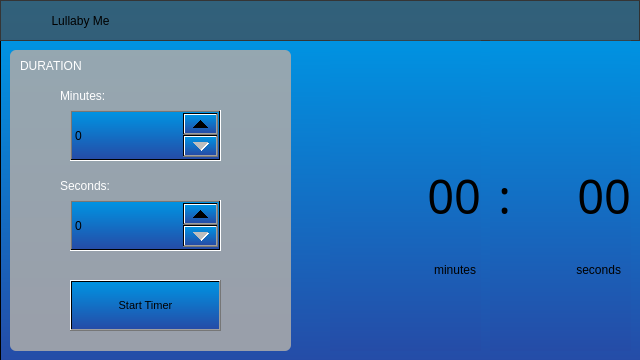
<?xml version="1.0" encoding="UTF-8"?>
<ui version="4.0">
 <class>MainWindow</class>
 <widget class="QMainWindow" name="MainWindow">
  <property name="geometry">
   <rect>
    <x>0</x>
    <y>0</y>
    <width>640</width>
    <height>360</height>
   </rect>
  </property>
  <property name="windowTitle">
   <string>MainWindow</string>
  </property>
  <widget class="QWidget" name="centralWidget">
   <widget class="QFrame" name="frm_main">
    <property name="geometry">
     <rect>
      <x>0</x>
      <y>0</y>
      <width>640</width>
      <height>360</height>
     </rect>
    </property>
    <property name="styleSheet">
     <string notr="true">background-color: rgb(233, 233, 255);
background-color: qlineargradient(spread:pad, x1:0, y1:1, x2:0, y2:0, stop:0 rgba(37, 76, 167, 255), stop:1 rgba(0, 147, 226, 255));</string>
    </property>
    <property name="frameShape">
     <enum>QFrame::StyledPanel</enum>
    </property>
    <property name="frameShadow">
     <enum>QFrame::Raised</enum>
    </property>
    <widget class="QStackedWidget" name="stackedWidget">
     <property name="geometry">
      <rect>
       <x>0</x>
       <y>40</y>
       <width>641</width>
       <height>321</height>
      </rect>
     </property>
     <property name="currentIndex">
      <number>3</number>
     </property>
     <widget class="QWidget" name="page_1">
      <widget class="QFrame" name="frm_4">
       <property name="geometry">
        <rect>
         <x>330</x>
         <y>110</y>
         <width>240</width>
         <height>60</height>
        </rect>
       </property>
       <property name="styleSheet">
        <string notr="true">QFrame{
	background-color: rgba(72, 72, 72, 172);
	border-radius: 7px;
}
QLabel{
	background: none;
	color:white;
}</string>
       </property>
       <property name="frameShape">
        <enum>QFrame::StyledPanel</enum>
       </property>
       <property name="frameShadow">
        <enum>QFrame::Raised</enum>
       </property>
       <widget class="QLabel" name="lab_time_4">
        <property name="geometry">
         <rect>
          <x>10</x>
          <y>5</y>
          <width>171</width>
          <height>25</height>
         </rect>
        </property>
        <property name="text">
         <string>7:40 AM</string>
        </property>
       </widget>
       <widget class="QLabel" name="lab_day_4">
        <property name="geometry">
         <rect>
          <x>10</x>
          <y>30</y>
          <width>221</width>
          <height>25</height>
         </rect>
        </property>
        <property name="text">
         <string>MON, TUE, WED, THU, FRI</string>
        </property>
       </widget>
       <widget class="QLabel" name="lab_switch_4">
        <property name="geometry">
         <rect>
          <x>200</x>
          <y>0</y>
          <width>41</width>
          <height>20</height>
         </rect>
        </property>
        <property name="styleSheet">
         <string notr="true">QLabel{
	border-radius: 0px;
	border-top-right-radius: 7px;
	border-bottom-left-radius: 7px;
	background-color: rgba(0, 255, 0, 211);
	color: white;
}</string>
        </property>
        <property name="text">
         <string/>
        </property>
       </widget>
       <widget class="QPushButton" name="btn_frm_4">
        <property name="geometry">
         <rect>
          <x>0</x>
          <y>0</y>
          <width>241</width>
          <height>61</height>
         </rect>
        </property>
        <property name="styleSheet">
         <string notr="true">border-radius: 7px;
background: none;</string>
        </property>
        <property name="text">
         <string/>
        </property>
       </widget>
      </widget>
      <widget class="QPushButton" name="btn_left">
       <property name="geometry">
        <rect>
         <x>0</x>
         <y>90</y>
         <width>51</width>
         <height>101</height>
        </rect>
       </property>
       <property name="styleSheet">
        <string notr="true">background: none;
border-radius: 0px;
background-image: url(:/new/images/imgs/left.png);</string>
       </property>
       <property name="text">
        <string/>
       </property>
      </widget>
      <widget class="QPushButton" name="btn_right">
       <property name="geometry">
        <rect>
         <x>590</x>
         <y>90</y>
         <width>51</width>
         <height>101</height>
        </rect>
       </property>
       <property name="styleSheet">
        <string notr="true">background: none;
border-radius: 0px;
background-image: url(:/new/images/imgs/right.png);</string>
       </property>
       <property name="text">
        <string/>
       </property>
      </widget>
      <widget class="QFrame" name="frm_3">
       <property name="geometry">
        <rect>
         <x>70</x>
         <y>110</y>
         <width>240</width>
         <height>60</height>
        </rect>
       </property>
       <property name="styleSheet">
        <string notr="true">QFrame{
	background-color: rgba(72, 72, 72, 172);
	border-radius: 7px;
}
QLabel{
	background: none;
	color:white;
}</string>
       </property>
       <property name="frameShape">
        <enum>QFrame::StyledPanel</enum>
       </property>
       <property name="frameShadow">
        <enum>QFrame::Raised</enum>
       </property>
       <widget class="QLabel" name="lab_time_3">
        <property name="geometry">
         <rect>
          <x>10</x>
          <y>5</y>
          <width>171</width>
          <height>25</height>
         </rect>
        </property>
        <property name="text">
         <string>7:40 AM</string>
        </property>
       </widget>
       <widget class="QLabel" name="lab_day_3">
        <property name="geometry">
         <rect>
          <x>10</x>
          <y>30</y>
          <width>221</width>
          <height>25</height>
         </rect>
        </property>
        <property name="text">
         <string>MON, TUE, WED, THU, FRI</string>
        </property>
       </widget>
       <widget class="QLabel" name="lab_switch_3">
        <property name="geometry">
         <rect>
          <x>200</x>
          <y>0</y>
          <width>41</width>
          <height>20</height>
         </rect>
        </property>
        <property name="styleSheet">
         <string notr="true">QLabel{
	border-radius: 0px;
	border-top-right-radius: 7px;
	border-bottom-left-radius: 7px;
	background-color: rgba(0, 255, 0, 211);
	color: white;
}</string>
        </property>
        <property name="text">
         <string/>
        </property>
       </widget>
       <widget class="QPushButton" name="btn_frm_3">
        <property name="geometry">
         <rect>
          <x>0</x>
          <y>0</y>
          <width>241</width>
          <height>61</height>
         </rect>
        </property>
        <property name="styleSheet">
         <string notr="true">border-radius: 7px;
background: none;</string>
        </property>
        <property name="text">
         <string/>
        </property>
       </widget>
      </widget>
      <widget class="QFrame" name="frm_5">
       <property name="geometry">
        <rect>
         <x>70</x>
         <y>190</y>
         <width>240</width>
         <height>60</height>
        </rect>
       </property>
       <property name="styleSheet">
        <string notr="true">QFrame{
	background-color: rgba(72, 72, 72, 172);
	border-radius: 7px;
}
QLabel{
	background: none;
	color:white;
}</string>
       </property>
       <property name="frameShape">
        <enum>QFrame::StyledPanel</enum>
       </property>
       <property name="frameShadow">
        <enum>QFrame::Raised</enum>
       </property>
       <widget class="QLabel" name="lab_time_5">
        <property name="geometry">
         <rect>
          <x>10</x>
          <y>5</y>
          <width>171</width>
          <height>25</height>
         </rect>
        </property>
        <property name="text">
         <string>7:40 AM</string>
        </property>
       </widget>
       <widget class="QLabel" name="lab_day_5">
        <property name="geometry">
         <rect>
          <x>10</x>
          <y>30</y>
          <width>221</width>
          <height>25</height>
         </rect>
        </property>
        <property name="text">
         <string>MON, TUE, WED, THU, FRI</string>
        </property>
       </widget>
       <widget class="QLabel" name="lab_switch_5">
        <property name="geometry">
         <rect>
          <x>200</x>
          <y>0</y>
          <width>41</width>
          <height>20</height>
         </rect>
        </property>
        <property name="styleSheet">
         <string notr="true">QLabel{
	border-radius: 0px;
	border-top-right-radius: 7px;
	border-bottom-left-radius: 7px;
	background-color: rgba(0, 255, 0, 211);
	color: white;
}</string>
        </property>
        <property name="text">
         <string/>
        </property>
       </widget>
       <widget class="QPushButton" name="btn_frm_5">
        <property name="geometry">
         <rect>
          <x>0</x>
          <y>0</y>
          <width>241</width>
          <height>61</height>
         </rect>
        </property>
        <property name="styleSheet">
         <string notr="true">border-radius: 7px;
background: none;</string>
        </property>
        <property name="text">
         <string/>
        </property>
       </widget>
      </widget>
      <widget class="QFrame" name="frm_bot_1">
       <property name="geometry">
        <rect>
         <x>0</x>
         <y>280</y>
         <width>641</width>
         <height>41</height>
        </rect>
       </property>
       <property name="styleSheet">
        <string notr="true">background-color: rgba(72, 72, 72, 172);</string>
       </property>
       <property name="frameShape">
        <enum>QFrame::StyledPanel</enum>
       </property>
       <property name="frameShadow">
        <enum>QFrame::Raised</enum>
       </property>
       <widget class="QPushButton" name="btn_new">
        <property name="geometry">
         <rect>
          <x>0</x>
          <y>0</y>
          <width>641</width>
          <height>41</height>
         </rect>
        </property>
        <property name="styleSheet">
         <string notr="true">border-radius: 1px;
background: none;
color: white;</string>
        </property>
        <property name="text">
         <string>Create New Alarm</string>
        </property>
       </widget>
      </widget>
      <widget class="QFrame" name="frm_6">
       <property name="geometry">
        <rect>
         <x>330</x>
         <y>190</y>
         <width>240</width>
         <height>60</height>
        </rect>
       </property>
       <property name="styleSheet">
        <string notr="true">QFrame{
	background-color: rgba(72, 72, 72, 172);
	border-radius: 7px;
}
QLabel{
	background: none;
	color:white;
}</string>
       </property>
       <property name="frameShape">
        <enum>QFrame::StyledPanel</enum>
       </property>
       <property name="frameShadow">
        <enum>QFrame::Raised</enum>
       </property>
       <widget class="QLabel" name="lab_time_6">
        <property name="geometry">
         <rect>
          <x>10</x>
          <y>5</y>
          <width>171</width>
          <height>25</height>
         </rect>
        </property>
        <property name="text">
         <string>7:40 AM</string>
        </property>
       </widget>
       <widget class="QLabel" name="lab_day_6">
        <property name="geometry">
         <rect>
          <x>10</x>
          <y>30</y>
          <width>221</width>
          <height>25</height>
         </rect>
        </property>
        <property name="text">
         <string>MON, TUE, WED, THU, FRI</string>
        </property>
       </widget>
       <widget class="QLabel" name="lab_switch_6">
        <property name="geometry">
         <rect>
          <x>200</x>
          <y>0</y>
          <width>41</width>
          <height>20</height>
         </rect>
        </property>
        <property name="styleSheet">
         <string notr="true">QLabel{
	border-radius: 0px;
	border-top-right-radius: 7px;
	border-bottom-left-radius: 7px;
	background-color: rgba(0, 255, 0, 211);
	color: white;
}</string>
        </property>
        <property name="text">
         <string/>
        </property>
       </widget>
       <widget class="QPushButton" name="btn_frm_6">
        <property name="geometry">
         <rect>
          <x>0</x>
          <y>0</y>
          <width>241</width>
          <height>61</height>
         </rect>
        </property>
        <property name="styleSheet">
         <string notr="true">border-radius: 7px;
background: none;</string>
        </property>
        <property name="text">
         <string/>
        </property>
       </widget>
      </widget>
      <widget class="QFrame" name="frm_1">
       <property name="geometry">
        <rect>
         <x>70</x>
         <y>30</y>
         <width>240</width>
         <height>60</height>
        </rect>
       </property>
       <property name="styleSheet">
        <string notr="true">QFrame{
	background-color: rgba(72, 72, 72, 172);
	border-radius: 7px;
}
QLabel{
	background: none;
	color:white;
}</string>
       </property>
       <property name="frameShape">
        <enum>QFrame::StyledPanel</enum>
       </property>
       <property name="frameShadow">
        <enum>QFrame::Raised</enum>
       </property>
       <widget class="QLabel" name="lab_time_1">
        <property name="geometry">
         <rect>
          <x>10</x>
          <y>5</y>
          <width>171</width>
          <height>25</height>
         </rect>
        </property>
        <property name="text">
         <string>7:40 AM</string>
        </property>
       </widget>
       <widget class="QLabel" name="lab_day_1">
        <property name="geometry">
         <rect>
          <x>10</x>
          <y>30</y>
          <width>221</width>
          <height>25</height>
         </rect>
        </property>
        <property name="text">
         <string>Mon Tue Wed Thu Fri</string>
        </property>
       </widget>
       <widget class="QLabel" name="lab_switch_1">
        <property name="geometry">
         <rect>
          <x>199</x>
          <y>0</y>
          <width>41</width>
          <height>20</height>
         </rect>
        </property>
        <property name="styleSheet">
         <string notr="true">QLabel{
	border-radius: 0px;
	border-top-right-radius: 7px;
	border-bottom-left-radius: 7px;
	background-color: rgba(0, 255, 0, 211);
	color: white;
}</string>
        </property>
        <property name="text">
         <string/>
        </property>
       </widget>
       <widget class="QPushButton" name="btn_frm_1">
        <property name="geometry">
         <rect>
          <x>0</x>
          <y>0</y>
          <width>241</width>
          <height>61</height>
         </rect>
        </property>
        <property name="styleSheet">
         <string notr="true">border-radius: 7px;
background: none;</string>
        </property>
        <property name="text">
         <string/>
        </property>
       </widget>
      </widget>
      <widget class="QFrame" name="frm_2">
       <property name="geometry">
        <rect>
         <x>330</x>
         <y>30</y>
         <width>240</width>
         <height>60</height>
        </rect>
       </property>
       <property name="styleSheet">
        <string notr="true">QFrame{
	background-color: rgba(72, 72, 72, 172);
	border-radius: 7px;
}
QLabel{
	background: none;
	color:white;
}</string>
       </property>
       <property name="frameShape">
        <enum>QFrame::StyledPanel</enum>
       </property>
       <property name="frameShadow">
        <enum>QFrame::Raised</enum>
       </property>
       <widget class="QLabel" name="lab_time_2">
        <property name="geometry">
         <rect>
          <x>10</x>
          <y>5</y>
          <width>171</width>
          <height>25</height>
         </rect>
        </property>
        <property name="text">
         <string>7:40 AM</string>
        </property>
       </widget>
       <widget class="QLabel" name="lab_day_2">
        <property name="geometry">
         <rect>
          <x>10</x>
          <y>30</y>
          <width>221</width>
          <height>25</height>
         </rect>
        </property>
        <property name="text">
         <string>MON, TUE, WED, THU, FRI</string>
        </property>
       </widget>
       <widget class="QLabel" name="lab_switch_2">
        <property name="geometry">
         <rect>
          <x>200</x>
          <y>0</y>
          <width>41</width>
          <height>20</height>
         </rect>
        </property>
        <property name="styleSheet">
         <string notr="true">
	border-radius: 0px;
	border-top-right-radius: 7px;
	border-bottom-left-radius: 7px;
	background-color: rgba(0, 255, 0, 211);
</string>
        </property>
        <property name="text">
         <string/>
        </property>
       </widget>
       <widget class="QPushButton" name="btn_frm_2">
        <property name="geometry">
         <rect>
          <x>0</x>
          <y>0</y>
          <width>241</width>
          <height>61</height>
         </rect>
        </property>
        <property name="styleSheet">
         <string notr="true">border-radius: 7px;
background: none;</string>
        </property>
        <property name="text">
         <string/>
        </property>
       </widget>
      </widget>
     </widget>
     <widget class="QWidget" name="page_2">
      <widget class="QFrame" name="frm_edit">
       <property name="geometry">
        <rect>
         <x>0</x>
         <y>0</y>
         <width>641</width>
         <height>321</height>
        </rect>
       </property>
       <property name="styleSheet">
        <string notr="true">QLabel{
	background: none;
	color: white;
}
QFrame{
	border-radius: 5px;
}
QPushButton{
	background-color: rgb(170, 170, 170);
	border-radius: 3px;
	color: white;
}</string>
       </property>
       <property name="frameShape">
        <enum>QFrame::StyledPanel</enum>
       </property>
       <property name="frameShadow">
        <enum>QFrame::Raised</enum>
       </property>
       <widget class="QLabel" name="lab_time">
        <property name="geometry">
         <rect>
          <x>20</x>
          <y>20</y>
          <width>111</width>
          <height>31</height>
         </rect>
        </property>
        <property name="text">
         <string>Time:</string>
        </property>
       </widget>
       <widget class="QTimeEdit" name="timeEdit">
        <property name="geometry">
         <rect>
          <x>140</x>
          <y>20</y>
          <width>481</width>
          <height>31</height>
         </rect>
        </property>
        <property name="styleSheet">
         <string notr="true">color: white;</string>
        </property>
       </widget>
       <widget class="QPushButton" name="btn_sun">
        <property name="geometry">
         <rect>
          <x>140</x>
          <y>70</y>
          <width>61</width>
          <height>61</height>
         </rect>
        </property>
        <property name="text">
         <string>Sun</string>
        </property>
        <property name="checkable">
         <bool>false</bool>
        </property>
       </widget>
       <widget class="QPushButton" name="btn_mon">
        <property name="geometry">
         <rect>
          <x>210</x>
          <y>70</y>
          <width>61</width>
          <height>61</height>
         </rect>
        </property>
        <property name="text">
         <string>Mon</string>
        </property>
       </widget>
       <widget class="QPushButton" name="btn_tue">
        <property name="geometry">
         <rect>
          <x>280</x>
          <y>70</y>
          <width>61</width>
          <height>61</height>
         </rect>
        </property>
        <property name="text">
         <string>Tue</string>
        </property>
       </widget>
       <widget class="QPushButton" name="btn_wed">
        <property name="geometry">
         <rect>
          <x>350</x>
          <y>70</y>
          <width>61</width>
          <height>61</height>
         </rect>
        </property>
        <property name="text">
         <string>Wed</string>
        </property>
       </widget>
       <widget class="QPushButton" name="btn_thu">
        <property name="geometry">
         <rect>
          <x>420</x>
          <y>70</y>
          <width>61</width>
          <height>61</height>
         </rect>
        </property>
        <property name="text">
         <string>Thu</string>
        </property>
       </widget>
       <widget class="QPushButton" name="btn_fri">
        <property name="geometry">
         <rect>
          <x>490</x>
          <y>70</y>
          <width>61</width>
          <height>61</height>
         </rect>
        </property>
        <property name="text">
         <string>Fri</string>
        </property>
       </widget>
       <widget class="QPushButton" name="btn_sat">
        <property name="geometry">
         <rect>
          <x>560</x>
          <y>70</y>
          <width>61</width>
          <height>61</height>
         </rect>
        </property>
        <property name="text">
         <string>Sat</string>
        </property>
       </widget>
       <widget class="QLabel" name="lab_music">
        <property name="geometry">
         <rect>
          <x>20</x>
          <y>160</y>
          <width>111</width>
          <height>31</height>
         </rect>
        </property>
        <property name="text">
         <string>Sound:</string>
        </property>
       </widget>
       <widget class="QComboBox" name="cb_sound">
        <property name="geometry">
         <rect>
          <x>140</x>
          <y>160</y>
          <width>481</width>
          <height>31</height>
         </rect>
        </property>
        <item>
         <property name="text">
          <string>Radio</string>
         </property>
        </item>
        <item>
         <property name="text">
          <string>Default</string>
         </property>
        </item>
        <item>
         <property name="text">
          <string>Music Player</string>
         </property>
        </item>
       </widget>
       <widget class="QLabel" name="lab_day">
        <property name="geometry">
         <rect>
          <x>20</x>
          <y>90</y>
          <width>111</width>
          <height>31</height>
         </rect>
        </property>
        <property name="text">
         <string>Day:</string>
        </property>
       </widget>
       <widget class="QFrame" name="frm_bot_2">
        <property name="geometry">
         <rect>
          <x>0</x>
          <y>280</y>
          <width>641</width>
          <height>41</height>
         </rect>
        </property>
        <property name="styleSheet">
         <string notr="true">background-color: rgba(72, 72, 72, 172);</string>
        </property>
        <property name="frameShape">
         <enum>QFrame::StyledPanel</enum>
        </property>
        <property name="frameShadow">
         <enum>QFrame::Raised</enum>
        </property>
        <widget class="QPushButton" name="btn_save">
         <property name="geometry">
          <rect>
           <x>0</x>
           <y>0</y>
           <width>321</width>
           <height>41</height>
          </rect>
         </property>
         <property name="styleSheet">
          <string notr="true">border-radius: 1px;
background: none;
color: white;</string>
         </property>
         <property name="text">
          <string>Save</string>
         </property>
        </widget>
        <widget class="QPushButton" name="btn_cancel">
         <property name="geometry">
          <rect>
           <x>320</x>
           <y>0</y>
           <width>321</width>
           <height>41</height>
          </rect>
         </property>
         <property name="styleSheet">
          <string notr="true">border-radius: 1px;
background: none;
color: white;</string>
         </property>
         <property name="text">
          <string>Cancel</string>
         </property>
        </widget>
       </widget>
       <widget class="QLabel" name="lab_status">
        <property name="geometry">
         <rect>
          <x>20</x>
          <y>230</y>
          <width>111</width>
          <height>31</height>
         </rect>
        </property>
        <property name="text">
         <string>Status:</string>
        </property>
       </widget>
       <widget class="QComboBox" name="cb_status">
        <property name="geometry">
         <rect>
          <x>140</x>
          <y>230</y>
          <width>481</width>
          <height>31</height>
         </rect>
        </property>
        <item>
         <property name="text">
          <string>On</string>
         </property>
        </item>
        <item>
         <property name="text">
          <string>Off</string>
         </property>
        </item>
       </widget>
      </widget>
     </widget>
     <widget class="QWidget" name="page_4">
      <widget class="QFrame" name="frm_player_2">
       <property name="geometry">
        <rect>
         <x>240</x>
         <y>10</y>
         <width>391</width>
         <height>301</height>
        </rect>
       </property>
       <property name="styleSheet">
        <string notr="true">QFrame{
	border-radius: 6px;
	background-color: rgba(170, 170, 170, 224);
}
QLabel{
	background: none;
	color: white;
}</string>
       </property>
       <property name="frameShape">
        <enum>QFrame::StyledPanel</enum>
       </property>
       <property name="frameShadow">
        <enum>QFrame::Raised</enum>
       </property>
       <widget class="QLabel" name="label_3">
        <property name="geometry">
         <rect>
          <x>10</x>
          <y>20</y>
          <width>361</width>
          <height>201</height>
         </rect>
        </property>
        <property name="text">
         <string>Want to sleep while listening to your favorite songs? With this app, you can play your media player music files. What makes this different is that you can choose to time the duration of the player so that you won't wake up with a phone with a dead battery.</string>
        </property>
        <property name="wordWrap">
         <bool>true</bool>
        </property>
       </widget>
       <widget class="QLabel" name="label_4">
        <property name="geometry">
         <rect>
          <x>10</x>
          <y>230</y>
          <width>351</width>
          <height>61</height>
         </rect>
        </property>
        <property name="text">
         <string>Bugs? Support? Email dlsu_apps@ovi.com.</string>
        </property>
       </widget>
       <widget class="QLabel" name="label_5">
        <property name="geometry">
         <rect>
          <x>10</x>
          <y>20</y>
          <width>46</width>
          <height>13</height>
         </rect>
        </property>
        <property name="text">
         <string/>
        </property>
       </widget>
      </widget>
     </widget>
     <widget class="QWidget" name="page_3">
      <widget class="QFrame" name="frm_lullaby">
       <property name="geometry">
        <rect>
         <x>0</x>
         <y>0</y>
         <width>641</width>
         <height>321</height>
        </rect>
       </property>
       <property name="frameShape">
        <enum>QFrame::StyledPanel</enum>
       </property>
       <property name="frameShadow">
        <enum>QFrame::Raised</enum>
       </property>
       <widget class="QFrame" name="frm_player">
        <property name="geometry">
         <rect>
          <x>10</x>
          <y>10</y>
          <width>281</width>
          <height>301</height>
         </rect>
        </property>
        <property name="styleSheet">
         <string notr="true">QFrame{
	border-radius: 6px;
	background-color: rgba(170, 170, 170, 224);
}
QLabel{
	background: none;
	color: white;
}</string>
        </property>
        <property name="frameShape">
         <enum>QFrame::StyledPanel</enum>
        </property>
        <property name="frameShadow">
         <enum>QFrame::Raised</enum>
        </property>
        <widget class="QLabel" name="lab_dur">
         <property name="geometry">
          <rect>
           <x>10</x>
           <y>0</y>
           <width>91</width>
           <height>31</height>
          </rect>
         </property>
         <property name="text">
          <string>DURATION</string>
         </property>
        </widget>
        <widget class="QLabel" name="lab_min">
         <property name="geometry">
          <rect>
           <x>50</x>
           <y>30</y>
           <width>91</width>
           <height>31</height>
          </rect>
         </property>
         <property name="text">
          <string>Minutes:</string>
         </property>
        </widget>
        <widget class="QSpinBox" name="cb_min">
         <property name="geometry">
          <rect>
           <x>60</x>
           <y>60</y>
           <width>151</width>
           <height>51</height>
          </rect>
         </property>
        </widget>
        <widget class="QLabel" name="lab_lab_sec">
         <property name="geometry">
          <rect>
           <x>50</x>
           <y>120</y>
           <width>91</width>
           <height>31</height>
          </rect>
         </property>
         <property name="text">
          <string>Seconds:</string>
         </property>
        </widget>
        <widget class="QSpinBox" name="cb_sec">
         <property name="geometry">
          <rect>
           <x>60</x>
           <y>150</y>
           <width>151</width>
           <height>51</height>
          </rect>
         </property>
         <property name="maximum">
          <number>59</number>
         </property>
        </widget>
        <widget class="QPushButton" name="btn_start">
         <property name="geometry">
          <rect>
           <x>60</x>
           <y>230</y>
           <width>151</width>
           <height>51</height>
          </rect>
         </property>
         <property name="font">
          <font>
           <family>MS Shell Dlg 2</family>
           <pointsize>8</pointsize>
          </font>
         </property>
         <property name="text">
          <string>Start Timer</string>
         </property>
        </widget>
       </widget>
       <widget class="QLabel" name="lcdNumber_2">
        <property name="enabled">
         <bool>true</bool>
        </property>
        <property name="geometry">
         <rect>
          <x>490</x>
          <y>0</y>
          <width>141</width>
          <height>311</height>
         </rect>
        </property>
        <property name="font">
         <font>
          <family>Impact</family>
          <pointsize>35</pointsize>
         </font>
        </property>
        <property name="text">
         <string>00</string>
        </property>
        <property name="alignment">
         <set>Qt::AlignRight|Qt::AlignTrailing|Qt::AlignVCenter</set>
        </property>
       </widget>
       <widget class="QLabel" name="lcdNumber_4">
        <property name="enabled">
         <bool>true</bool>
        </property>
        <property name="geometry">
         <rect>
          <x>330</x>
          <y>0</y>
          <width>151</width>
          <height>311</height>
         </rect>
        </property>
        <property name="font">
         <font>
          <family>Impact</family>
          <pointsize>35</pointsize>
         </font>
        </property>
        <property name="text">
         <string>00</string>
        </property>
        <property name="alignment">
         <set>Qt::AlignRight|Qt::AlignTrailing|Qt::AlignVCenter</set>
        </property>
       </widget>
       <widget class="QLabel" name="label">
        <property name="geometry">
         <rect>
          <x>385</x>
          <y>220</y>
          <width>91</width>
          <height>20</height>
         </rect>
        </property>
        <property name="layoutDirection">
         <enum>Qt::LeftToRight</enum>
        </property>
        <property name="autoFillBackground">
         <bool>false</bool>
        </property>
        <property name="styleSheet">
         <string notr="true">background: none;</string>
        </property>
        <property name="text">
         <string>minutes</string>
        </property>
        <property name="alignment">
         <set>Qt::AlignRight|Qt::AlignTrailing|Qt::AlignVCenter</set>
        </property>
       </widget>
       <widget class="QLabel" name="label_2">
        <property name="geometry">
         <rect>
          <x>530</x>
          <y>220</y>
          <width>91</width>
          <height>20</height>
         </rect>
        </property>
        <property name="layoutDirection">
         <enum>Qt::LeftToRight</enum>
        </property>
        <property name="styleSheet">
         <string notr="true">background: none;</string>
        </property>
        <property name="text">
         <string>seconds</string>
        </property>
        <property name="alignment">
         <set>Qt::AlignRight|Qt::AlignTrailing|Qt::AlignVCenter</set>
        </property>
       </widget>
       <widget class="QLabel" name="lcdNumber_3">
        <property name="enabled">
         <bool>true</bool>
        </property>
        <property name="geometry">
         <rect>
          <x>490</x>
          <y>0</y>
          <width>21</width>
          <height>311</height>
         </rect>
        </property>
        <property name="font">
         <font>
          <family>Impact</family>
          <pointsize>35</pointsize>
         </font>
        </property>
        <property name="text">
         <string>:</string>
        </property>
        <property name="alignment">
         <set>Qt::AlignRight|Qt::AlignTrailing|Qt::AlignVCenter</set>
        </property>
       </widget>
      </widget>
     </widget>
    </widget>
    <widget class="QFrame" name="frm_top">
     <property name="geometry">
      <rect>
       <x>0</x>
       <y>0</y>
       <width>641</width>
       <height>41</height>
      </rect>
     </property>
     <property name="styleSheet">
      <string notr="true">background-color: rgba(72, 72, 72, 172);</string>
     </property>
     <property name="frameShape">
      <enum>QFrame::StyledPanel</enum>
     </property>
     <property name="frameShadow">
      <enum>QFrame::Raised</enum>
     </property>
     <widget class="QPushButton" name="btn_sleep">
      <property name="geometry">
       <rect>
        <x>10</x>
        <y>0</y>
        <width>141</width>
        <height>41</height>
       </rect>
      </property>
      <property name="styleSheet">
       <string notr="true">background: none;
border-radius: 1px;</string>
      </property>
      <property name="text">
       <string>Lullaby Me</string>
      </property>
      <property name="icon">
       <iconset resource="resources.qrc">
        <normaloff>:/new/images/imgs/sleep.png</normaloff>:/new/images/imgs/sleep.png</iconset>
      </property>
      <property name="iconSize">
       <size>
        <width>36</width>
        <height>36</height>
       </size>
      </property>
     </widget>
     <widget class="QPushButton" name="btn_close">
      <property name="geometry">
       <rect>
        <x>600</x>
        <y>0</y>
        <width>41</width>
        <height>41</height>
       </rect>
      </property>
      <property name="styleSheet">
       <string notr="true">background: none;
border-radius: 1px;</string>
      </property>
      <property name="text">
       <string/>
      </property>
      <property name="icon">
       <iconset resource="resources.qrc">
        <normaloff>:/new/images/imgs/closeicon.png</normaloff>:/new/images/imgs/closeicon.png</iconset>
      </property>
      <property name="iconSize">
       <size>
        <width>36</width>
        <height>36</height>
       </size>
      </property>
     </widget>
     <widget class="QPushButton" name="btn_hide">
      <property name="geometry">
       <rect>
        <x>550</x>
        <y>0</y>
        <width>41</width>
        <height>41</height>
       </rect>
      </property>
      <property name="styleSheet">
       <string notr="true">background: none;
border-radius: 1px;</string>
      </property>
      <property name="text">
       <string/>
      </property>
      <property name="icon">
       <iconset resource="resources.qrc">
        <normaloff>:/new/images/imgs/hideicon.png</normaloff>:/new/images/imgs/hideicon.png</iconset>
      </property>
      <property name="iconSize">
       <size>
        <width>36</width>
        <height>36</height>
       </size>
      </property>
     </widget>
     <widget class="QPushButton" name="btn_help">
      <property name="geometry">
       <rect>
        <x>500</x>
        <y>0</y>
        <width>41</width>
        <height>41</height>
       </rect>
      </property>
      <property name="styleSheet">
       <string notr="true">background: none;
border-radius: 1px;</string>
      </property>
      <property name="text">
       <string/>
      </property>
      <property name="icon">
       <iconset resource="resources.qrc">
        <normaloff>:/new/images/imgs/helpicon.png</normaloff>:/new/images/imgs/helpicon.png</iconset>
      </property>
      <property name="iconSize">
       <size>
        <width>36</width>
        <height>36</height>
       </size>
      </property>
     </widget>
    </widget>
   </widget>
  </widget>
 </widget>
 <layoutdefault spacing="6" margin="11"/>
 <resources>
  <include location="resources.qrc"/>
 </resources>
 <connections/>
</ui>
